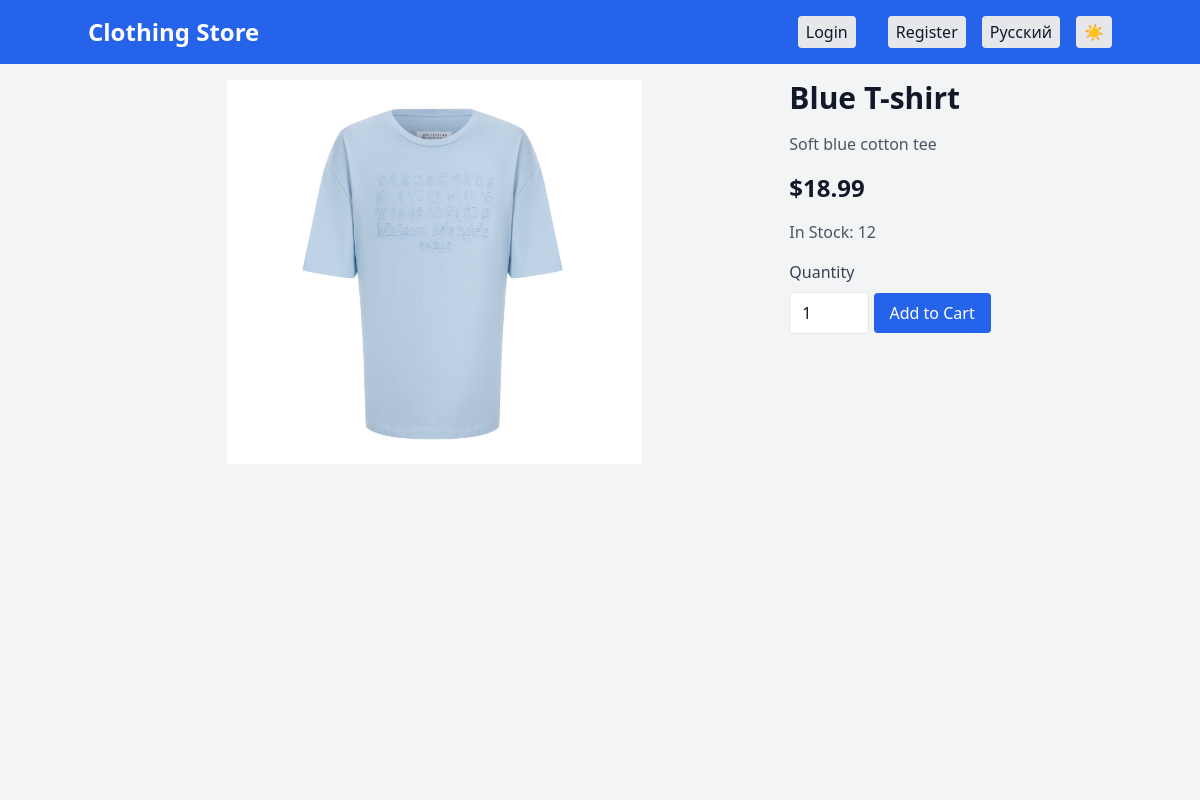
Page /product/6 on the earlier database version.
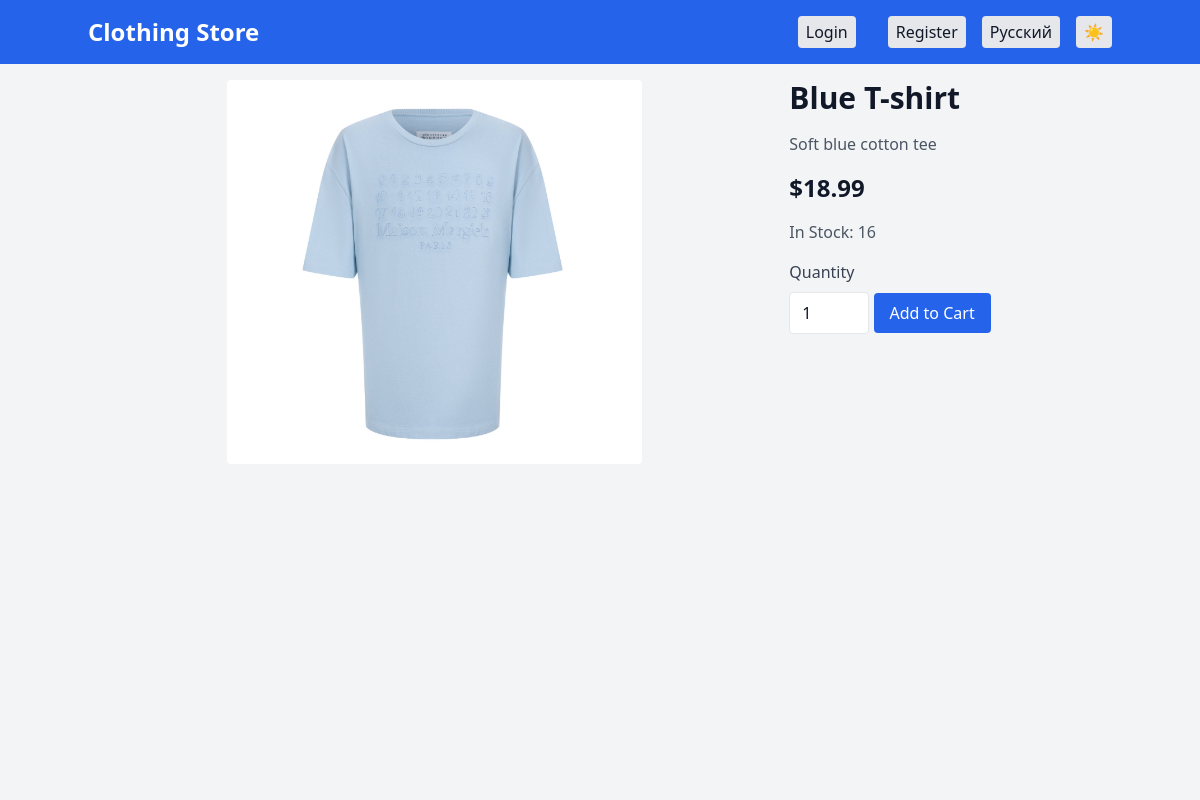
Same page on the later database version.
### server.py (models this page shows)
class Product(db.Model):
    id = db.Column(db.Integer, primary_key=True)
    name_en = db.Column(db.String(120), nullable=False)
    name_ru = db.Column(db.String(120), nullable=False)
    price = db.Column(db.Float, nullable=False)
    description_en = db.Column(db.Text, nullable=True)
    description_ru = db.Column(db.Text, nullable=True)
    image = db.Column(db.String(120), nullable=True)
    stock = db.Column(db.Integer, nullable=False, default=0)
    restock_time = db.Column(db.DateTime(timezone=True), nullable=True)

### server.py (the view)
@app.route('/product/<int:product_id>')
def product_detail(product_id):
    lang = session.get('lang', 'en')
    product = Product.query.get_or_404(product_id)
    return render_template('product.html', product=product, t=translations[lang], lang=lang)

### templates/product.html
{% extends 'base.html' %}
{% block content %}
    <div class="flex flex-col md:flex-row gap-6">
        <div class="relative w-full md:w-2/3 h-96 flex items-center justify-center">
            <img src="{{ url_for('static', filename='images/' + product.image) if product.image and product.image in ['Baggy_Jeans.jpg', 'Baggy_pants.jpg', 'Bandana_T-shirt.jpg', 'Black_T-shirt.jpg', 'BLG_T-shirt.jpg', 'Blue_T-shirt.jpg', 'Cargo_pants.jpg', 'Fashion_boots.jpg', 'Fashion_sneakers.jpg', 'Fashion_t-shirt.jpg', 'Fashionable_T-shirt.jpg', 'Glitter_t-shirt.jpg', 'Gray_sweater.jpg', 'Green_T-shirt.jpg', 'Jeans1.jpg', 'jungle_t-shirt.jpg', 'polo.jpg', 'Red_sneakers.jpg', 'Running_sneakers.jpg', 'Spotted_pants.jpg', 'Sweater.jpg', 'Torn_bt-shirt.jpg', 'Torn_t-shirt.jpg', 'trousers.jpg', 'T-shirt.jpg', 'T-shirt_w_print.jpg', 'turquoise_t-shirt.jpg', 'W_T-shirt.jpg', 'White_boots.jpg'] else 'https://via.placeholder.com/300' }}" alt="{{ product.name_en if lang == 'en' else product.name_ru }}" class="max-h-full max-w-full object-contain rounded">
        </div>
        <div>
            <h1 class="text-3xl font-bold mb-4">{{ product.name_en if lang == 'en' else product.name_ru }}</h1>
            <p class="text-gray-600 dark:text-gray-300 mb-4">{{ product.description_en if lang == 'en' else product.description_ru }}</p>
            <p class="text-2xl font-bold mb-4">${{ "%.2f" % product.price }}</p>
            <p class="text-gray-600 dark:text-gray-300 mb-4">{{ t.stock.format(product.stock) }}</p>
            {% if product.stock > 0 %}
                <form method="POST" action="{{ url_for('add_to_cart', product_id=product.id) }}">
                    <label for="quantity" class="block text-gray-700 dark:text-gray-300 mb-2">{{ t.quantity }}</label>
                    <input type="number" name="quantity" id="quantity" value="1" min="1" max="{{ product.stock }}" class="w-20 border rounded px-3 py-2 mb-4 bg-white dark:bg-gray-700 text-gray-900 dark:text-gray-100">
                    <button type="submit" class="bg-blue-600 dark:bg-blue-700 text-white px-4 py-2 rounded hover:bg-blue-700 dark:hover:bg-blue-600">{{ t.add_to_cart }}</button>
                </form>
            {% else %}
                <p class="text-red-600 dark:text-red-400">{{ t.out_of_stock }}</p>
            {% endif %}
        </div>
    </div>
{% endblock %}

Differences in the rows shown:
changed Product "Blue T-shirt": stock.format "In Stock: 12" → "In Stock: 16"
